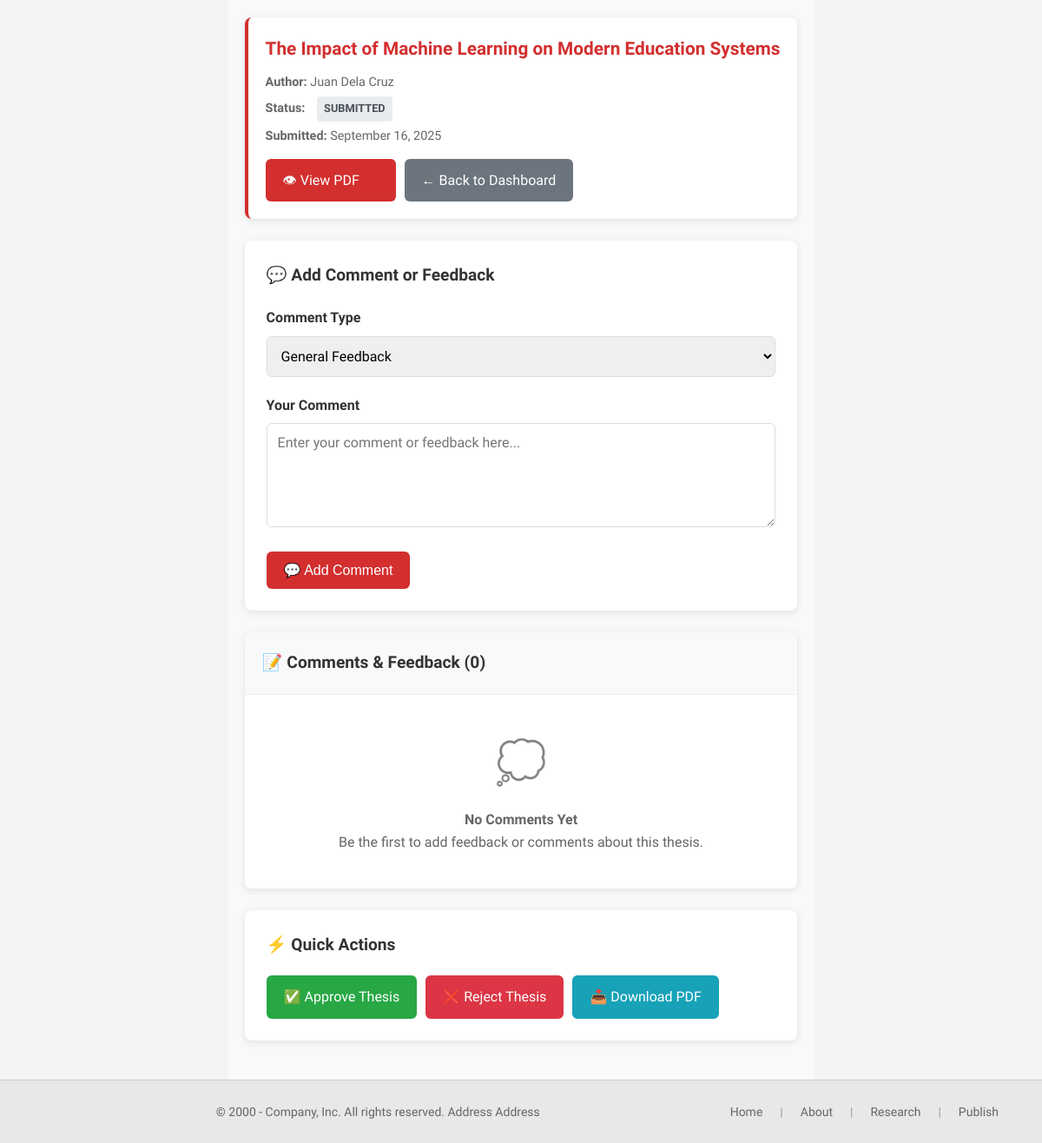
Page /index.php?route=admin/comments&id=1 (signed in) on the committed database.
### tables this page shows
CREATE TABLE IF NOT EXISTS theses (
    id INT AUTO_INCREMENT PRIMARY KEY,
    user_id INT NOT NULL,
    title VARCHAR(500) NOT NULL,
    abstract TEXT NOT NULL,
    introduction TEXT,
    methodology TEXT,
    
     
    file_path VARCHAR(500) NOT NULL,
    file_size INT,  
    file_type VARCHAR(10) DEFAULT 'pdf',
    original_filename VARCHAR(255),
    
     
    academic_year VARCHAR(10) NOT NULL DEFAULT '2024-2025',  
    semester ENUM('1st','2nd','Summer') DEFAULT '2nd',
    strand VARCHAR(50),
    research_type ENUM('quantitative','qualitative','mixed') DEFAULT 'quantitative',
    
     
    status ENUM(
        'draft',
        'submitted', 
        'under_review',
        'revision_required',
        'approved',
        'published',
        'rejected',
        'archived'
    ) NOT NULL DEFAULT 'submitted',
    
     
    submission_date TIMESTAMP DEFAULT CURRENT_TIMESTAMP,
    review_start_date TIMESTAMP NULL,
    approval_date TIMESTAMP NULL,
    publication_date TIMESTAMP NULL,
    
     
    assigned_reviewer INT NULL,  
    review_deadline DATE NULL,
    revision_count INT DEFAULT 0,
    
     
    is_public BOOLEAN DEFAULT FALSE,
    allow_download BOOLEAN DEFAULT TRUE,
    view_count INT DEFAULT 0,
    download_count INT DEFAULT 0,
    
     
    formatting_score DECIMAL(3,2) DEFAULT 0.00,  
    plagiarism_score DECIMAL(5,2) DEFAULT 0.00,  
    compliance_check_date TIMESTAMP NULL,
    
    created_at TIMESTAMP DEFAULT CURRENT_TIMESTAMP,
    updated_at TIMESTAMP DEFAULT CURRENT_TIMESTAMP ON UPDATE CURRENT_TIMESTAMP,
    
     
    FOREIGN KEY (user_id) REFERENCES users(id) ON DELETE CASCADE,
    FOREIGN KEY (assigned_reviewer) REFERENCES users(id) ON DELETE SET NULL,
    
     
    INDEX idx_status (status),
    INDEX idx_academic_year (academic_year),
    INDEX idx_strand (strand),
    INDEX idx_user_id (user_id),
    INDEX idx_submission_date (submission_date),
    INDEX idx_is_public (is_public),
    INDEX idx_title (title(100)),  
    
     
    FULLTEXT(title, abstract)
);

CREATE TABLE IF NOT EXISTS users (
    id INT AUTO_INCREMENT PRIMARY KEY,
    employee_id VARCHAR(20) UNIQUE,
    name VARCHAR(100) NOT NULL,
    email VARCHAR(120) NOT NULL UNIQUE,
    password VARCHAR(255) NOT NULL,
    role ENUM('student','faculty','admin','librarian') NOT NULL DEFAULT 'student',
    department VARCHAR(100),
    strand VARCHAR(50),  
    year_level VARCHAR(20),  
    phone VARCHAR(20),
    status ENUM('active','inactive','suspended') DEFAULT 'active',
    profile_picture VARCHAR(255),
    created_at TIMESTAMP DEFAULT CURRENT_TIMESTAMP,
    updated_at TIMESTAMP DEFAULT CURRENT_TIMESTAMP ON UPDATE CURRENT_TIMESTAMP,
    
    INDEX idx_role (role),
    INDEX idx_department (department),
    INDEX idx_strand (strand),
    INDEX idx_status (status)
);

### controllers/AdminController.php (called while the page is built, shortened)
<?php
require_once __DIR__ . '/../models/Thesis.php';
class AdminController {
    private $thesisModel;
    public function __construct() {
        $this->thesisModel = new Thesis();
    }
    public function comments($id) {
        $thesis = $this->thesisModel->find($id);
        $comments = $this->getComments($id);
        require __DIR__ . '/../views/admin/comments.php';
    }
    private function getComments($thesis_id) {
        try {
            $db = Database::getInstance();
            $stmt = $db->query("SHOW TABLES LIKE 'thesis_comments'");
            $stmt = $db->prepare("
                SELECT c.*, u.name as user_name
                FROM thesis_comments c
                LEFT JOIN users u ON c.user_id = u.id
                WHERE c.thesis_id = ?
                ORDER BY c.created_at DESC
            ");
            $stmt->execute([$thesis_id]);
            return $stmt->fetchAll(PDO::FETCH_ASSOC);
        } catch (Exception $e) {
            error_log("Failed to get comments: " . $e->getMessage());
            return [];
        }
    }
}
?>

### models/Database.php (called while the page is built, shortened)
<?php
class Database {
    private static $instance = null;
    public static function getInstance() {
        if (self::$instance === null) {
            $host = $_ENV['DB_HOST'] ?? getenv('DB_HOST') ?: 'localhost';
            $dbname = $_ENV['DB_DATABASE'] ?? getenv('DB_DATABASE') ?: 'thesis_db';
            $username = $_ENV['DB_USERNAME'] ?? getenv('DB_USERNAME') ?: 'root';
            $password = $_ENV['DB_PASSWORD'] ?? getenv('DB_PASSWORD') ?: '';
            $port = $_ENV['DB_PORT'] ?? getenv('DB_PORT') ?: '3306';
            $dsn = "mysql:host={$host};port={$port};dbname={$dbname};charset=utf8mb4";
            try {
                self::$instance = new PDO($dsn, $username, $password, [
                    PDO::ATTR_ERRMODE => PDO::ERRMODE_EXCEPTION,
                    PDO::ATTR_DEFAULT_FETCH_MODE => PDO::FETCH_ASSOC,
                    PDO::ATTR_EMULATE_PREPARES => false,
                    PDO::MYSQL_ATTR_INIT_COMMAND => "SET NAMES utf8mb4"
                ]);
                self::$instance->query("SELECT 1");
            } catch (PDOException $e) {
                error_log("Database Connection Failed: " . $e->getMessage());
                if (getenv('APP_ENV') === 'development' || $_ENV['APP_ENV'] ?? 'production' === 'development') {
                    die("Database Connection Failed: " . $e->getMessage());
                } else {
                    die("Database connection error. Please contact support.");
                }
            }
        }
        return self::$instance;
    }
    private static function loadEnvFile() {
        $envFile = __DIR__ . '/../.env';
    }
}

### models/Thesis.php (called while the page is built, shortened)
<?php
require_once __DIR__ . '/Database.php';
class Thesis {
    private $db;
    public function __construct() {
        $this->db = Database::getInstance();
    }
    public function find($id) {
        $stmt = $this->db->prepare("
            SELECT t.*, u.name as author, u.email as author_email
            FROM theses t
            LEFT JOIN users u ON t.user_id = u.id
            WHERE t.id = ?
        ");
        $stmt->execute([$id]);
        return $stmt->fetch(PDO::FETCH_ASSOC);
    }
}
?>

### helpers.php (called while the page is built, shortened)
<?php
function route(string $path = ''): string {
    return rtrim(BASE_PATH, '/') . '/index.php?route=' . ltrim($path, '/');
}
function current_user(): ?array {
    if (!empty($_SESSION['user'])) {
        return $_SESSION['user'];
    }
    return null;
}
?>

### views/admin/comments.php (the view, shortened to what this page needs)
<?php include __DIR__ . '/../layout/header.php'; ?>
<div class="comments-container">
    <div class="thesis-summary">
        <h2><?= htmlspecialchars($thesis['title'] ?? 'Thesis Comments') ?></h2>
        <p><strong>Author:</strong> <?= htmlspecialchars($thesis['author'] ?? $thesis['author_name'] ?? 'Unknown') ?></p>
        <p><strong>Status:</strong>
            <span class="comment-type status-<?= $thesis['status'] ?>">
                <?= htmlspecialchars(ucwords(str_replace('_', ' ', $thesis['status']))) ?>
            </span>
        </p>
        <p><strong>Submitted:</strong> <?= date('F j, Y', strtotime($thesis['created_at'] ?? 'now')) ?></p>
        <div class="button-group">
            <a href="<?= route('admin/pdfview') ?>&id=<?= $thesis['id'] ?>" class="btn btn-primary" target="_blank">
                👁 View PDF
            </a>
            <a href="<?= route('admin/dashboard') ?>" class="btn btn-secondary">
                ← Back to Dashboard
            </a>
        </div>
    </div>
    <div class="comment-form">
        <h3>💬 Add Comment or Feedback</h3>
        <form method="POST">
            <div class="form-group">
                <label for="type">Comment Type</label>
                <select name="type" id="type">
                    <option value="feedback">General Feedback</option>
                </select>
            </div>
            <div class="form-group">
                <label for="comment">Your Comment</label>
                <textarea name="comment" id="comment" required
                          placeholder="Enter your comment or feedback here..."></textarea>
            </div>
            <button type="submit" class="btn btn-primary">
                💬 Add Comment
            </button>
        </form>
    </div>
    <div class="comments-list">
        <div class="comments-header">
            <h3>📝 Comments & Feedback (<?= count($comments ?? []) ?>)</h3>
        </div>
        <?php if (!empty($comments)): ?>
            <?php foreach ($comments as $comment): ?>
                <div class="comment-item">
                    <div class="comment-header">
                        <div>
                            <span class="comment-author">
                                <?= htmlspecialchars($comment['user_name'] ?? 'Unknown User') ?>
                            </span>
                            <span class="comment-type <?= $comment['comment_type'] ?? 'feedback' ?>">
                                <?= htmlspecialchars(str_replace('_', ' ', $comment['comment_type'] ?? 'feedback')) ?>
                            </span>
                        </div>
                        <span class="comment-date">
                            <?= date('M j, Y \a\t g:i A', strtotime($comment['created_at'] ?? 'now')) ?>
                        </span>
                    </div>
                    <div class="comment-content">
                        <?= nl2br(htmlspecialchars($comment['content'] ?? '')) ?>
                    </div>
                </div>
            <?php endforeach; ?>
        <?php else: ?>
            <div class="no-comments">
                <div style="font-size: 48px; margin-bottom: 15px; opacity: 0.5;">💭</div>
                <h4>No Comments Yet</h4>
                <p>Be the first to add feedback or comments about this thesis.</p>
            </div>
        <?php endif; ?>
    </div>
    <?php if (current_user()['role'] === 'admin' || current_user()['role'] === 'faculty'): ?>
    <div class="comment-form" style="margin-top: 25px;">
        <h3>⚡ Quick Actions</h3>
        <div class="button-group">
            <?php if ($thesis['status'] !== 'approved'): ?>
                <a href="<?= route('admin/approve') ?>&id=<?= $thesis['id'] ?>"
                   class="btn btn-success"
                   onclick="return confirm('Approve this thesis for publication?')">
                    ✅ Approve Thesis
                </a>
            <?php endif; ?>
            <?php if ($thesis['status'] !== 'rejected'): ?>
                <a href="<?= route('admin/reject') ?>&id=<?= $thesis['id'] ?>"
                   class="btn" style="background: #dc3545; color: white;"
                   onclick="return confirm('Reject this thesis?')">
                    ❌ Reject Thesis
                </a>
            <?php endif; ?>
            <?php if (!empty($thesis['file_path'])): ?>
                <a href="<?= route('admin/download') ?>&id=<?= $thesis['id'] ?>" class="btn btn-info">
                    📥 Download PDF
                </a>
            <?php endif; ?>
        </div>
    </div>
    <?php endif; ?>
</div>
<?php include __DIR__ . '/../layout/footer.php'; ?>

### assets/css/style.css (style rules this page uses)
* { margin: 0; padding: 0; box-sizing: border-box; }
body { font-family: 'Segoe UI', Tahoma, Geneva, Verdana, sans-serif; background: #f4f4f4; color: #333; line-height: 1.6; min-height: 100vh; display: flex; flex-direction: column; }
.btn-primary, .btn-secondary { padding: 15px 30px; border-radius: 8px; text-decoration: none; font-weight: 600; transition: all 0.3s ease; display: inline-block; min-width: 150px; text-align: center; }
.btn-primary { background: #d32f2f; color: white; border: 2px solid #d32f2f; }
.btn-secondary { background: transparent; color: #d32f2f; border: 2px solid #d32f2f; }

### views/admin/comments.php (style rules this page uses)
.comments-container { max-width: 900px; margin: 0 auto; padding: 20px; background: #f8f9fa; min-height: 100vh; }
.thesis-summary { background: white; padding: 20px; border-radius: 8px; margin-bottom: 25px; box-shadow: 0 2px 10px rgba(0,0,0,0.1); border-left: 4px solid #d32f2f; }
.thesis-summary h2 { color: #d32f2f; margin: 0 0 10px 0; font-size: 1.3rem; }
.thesis-summary p { color: #666; margin: 5px 0; font-size: 0.9rem; }
.comment-form { background: white; padding: 25px; border-radius: 8px; margin-bottom: 25px; box-shadow: 0 2px 10px rgba(0,0,0,0.1); }
.comment-form h3 { color: #333; margin: 0 0 20px 0; font-size: 1.2rem; }
.form-group { margin-bottom: 20px; }
.form-group label { display: block; margin-bottom: 8px; font-weight: 600; color: #333; }
.form-group select, .form-group textarea { width: 100%; padding: 12px; border: 1px solid #ddd; border-radius: 6px; font-size: 1rem; font-family: inherit; box-sizing: border-box; }
.form-group textarea { resize: vertical; min-height: 120px; }
.btn { padding: 12px 20px; border: none; border-radius: 6px; cursor: pointer; text-decoration: none; display: inline-flex; align-items: center; gap: 8px; font-size: 1rem; font-weight: 500; transition: all 0.2s ease; }
.btn-primary { background: #d32f2f; color: white; }
.btn-secondary { background: #6c757d; color: white; }
.btn-success { background: #28a745; color: white; }
.btn-info { background: #17a2b8; color: white; }
.comments-list { background: white; border-radius: 8px; overflow: hidden; box-shadow: 0 2px 10px rgba(0,0,0,0.1); }
.comments-header { background: #f8f9fa; padding: 20px; border-bottom: 1px solid #eee; }
.comments-header h3 { margin: 0; color: #333; font-size: 1.2rem; }
.comment-type { display: inline-block; padding: 4px 8px; background: #e9ecef; color: #495057; border-radius: 4px; font-size: 0.8rem; text-transform: uppercase; font-weight: 600; margin-left: 10px; }
.no-comments { padding: 40px; text-align: center; color: #666; }
.button-group { display: flex; gap: 10px; flex-wrap: wrap; margin-top: 15px; }

### rows in the picture
theses: title "The Impact of Machine Learning on Modern Education Systems", user.name "Juan Dela Cruz", status "SUBMITTED", created_at "September 16, 2025"

### other values in the picture
count($comments ?? []) "0"
